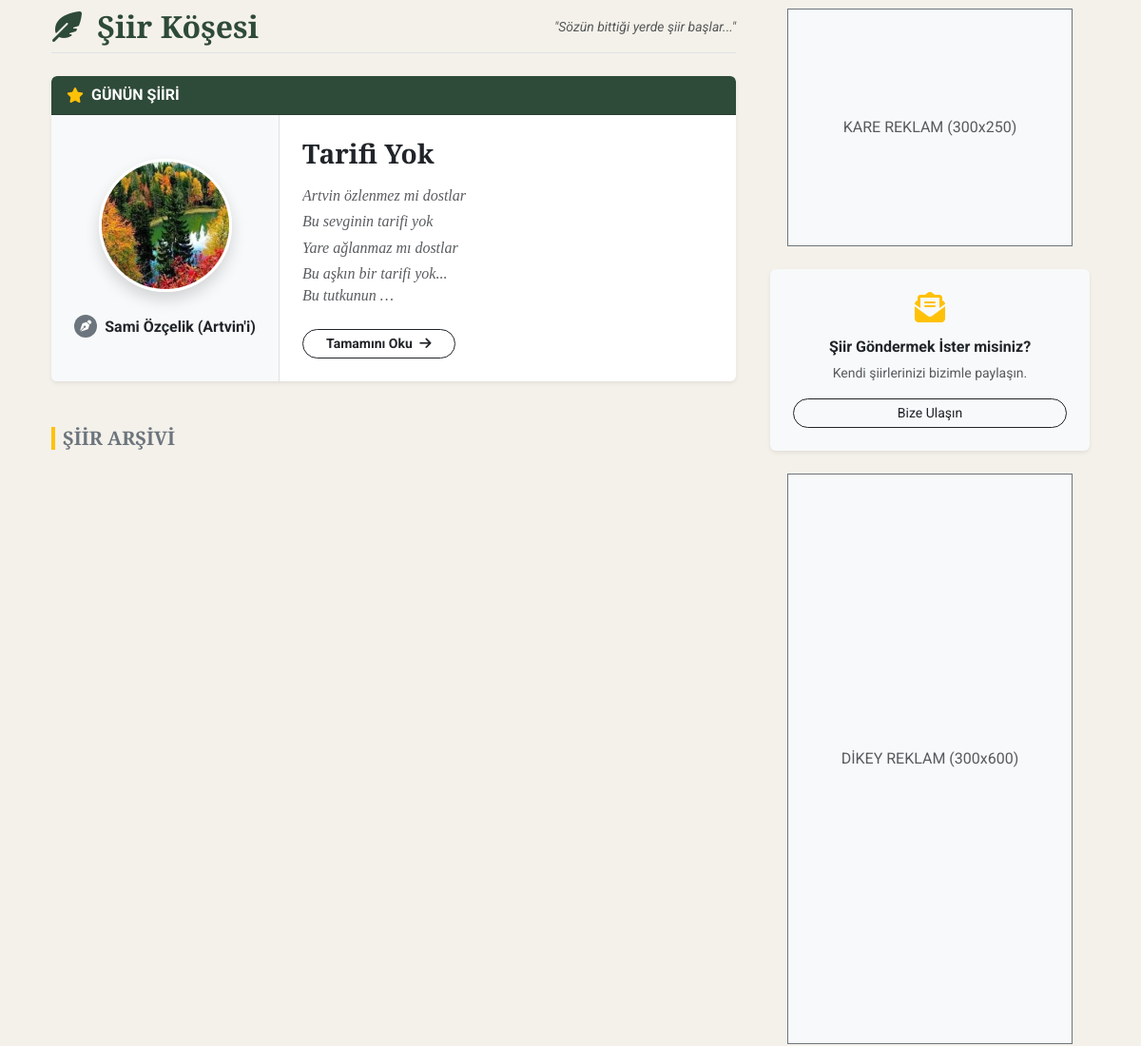
The app's page /siir-kosesi/ (middle part), older data.
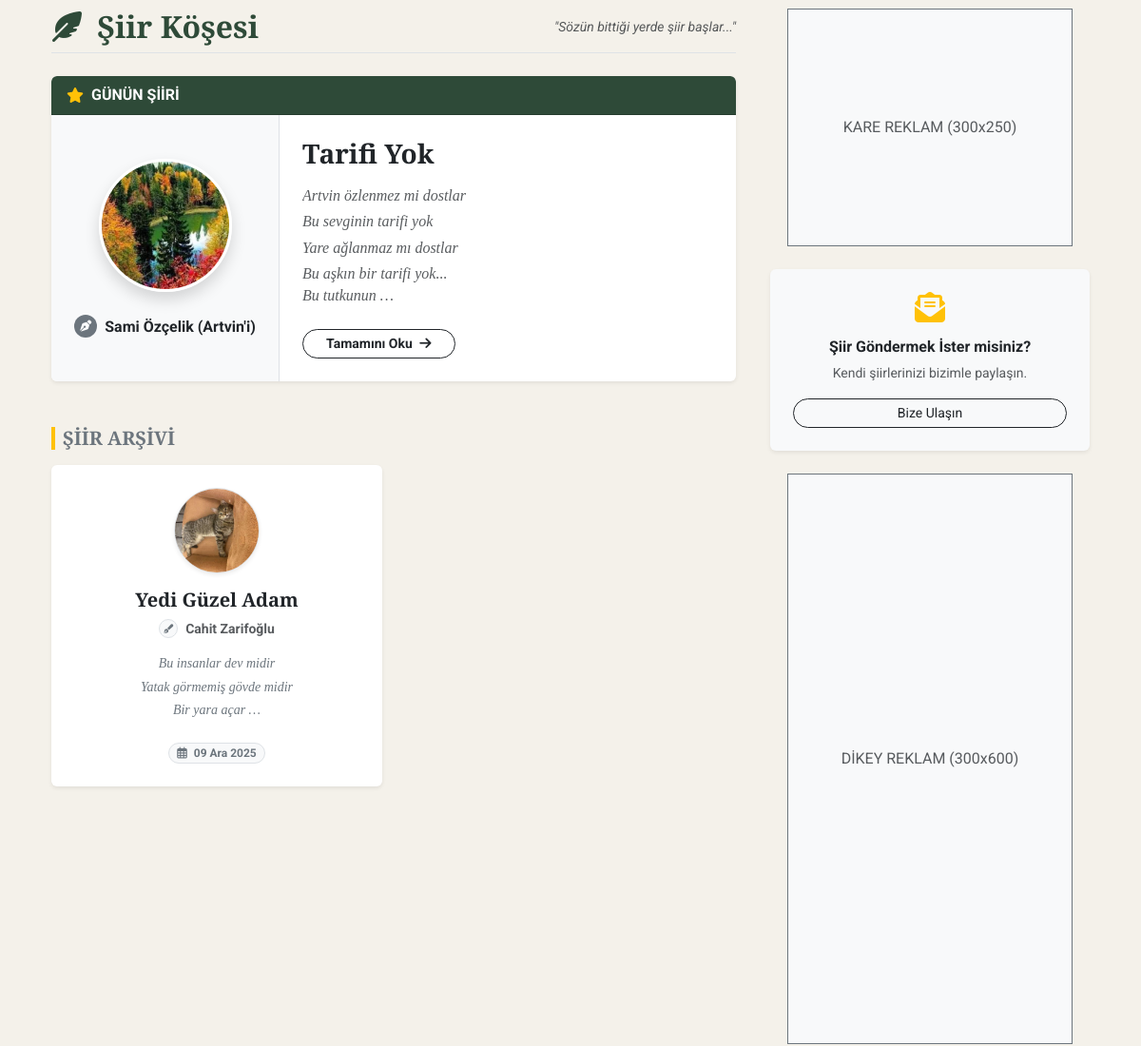
The same page, newer data.
### haberler/models.py (models this page shows, shortened)
class Siir(models.Model):
    baslik = models.CharField(max_length=200, verbose_name="Şiir Başlığı")
    sair = models.CharField(max_length=100, verbose_name="Şair")
    siir_metni = RichTextUploadingField(verbose_name="Şiir Metni")
    resim = ProcessedImageField(
        upload_to='siir_resimleri/',
        processors=[ResizeToFit(600, 600)],
        format='JPEG',
        options={'quality': 60},
        verbose_name="Şiir Görseli",
        blank=True
    )
    gunun_siiri_mi = models.BooleanField(default=False, verbose_name="Günün Şiiri Olarak Ayarla")
    yayin_tarihi = models.DateTimeField(default=timezone.now, verbose_name="Eklenme Tarihi")
    aktif_mi = models.BooleanField(default=True, verbose_name="Yayında mı?")
    class Meta: verbose_name_plural = "Şiir Köşesi"; ordering = ['-yayin_tarihi']

### haberler/views.py (the view)
# urls.py: path('siir-kosesi/', views.siir_listesi, name='siir_listesi'),
def siir_listesi(request):
    gunun_siiri = Siir.objects.filter(aktif_mi=True, gunun_siiri_mi=True).first()
    if not gunun_siiri:
        gunun_siiri = Siir.objects.filter(aktif_mi=True).last()
    if gunun_siiri:
        liste = Siir.objects.filter(aktif_mi=True).exclude(id=gunun_siiri.id).order_by('-yayin_tarihi')
    else:
        liste = Siir.objects.filter(aktif_mi=True).order_by('-yayin_tarihi')
    paginator = Paginator(liste, 9)
    sayfa_no = request.GET.get('page')
    siirler_sayfasi = paginator.get_page(sayfa_no)
    return render(request, 'siir_listesi.html', {
        'siirler': siirler_sayfasi,
        'gunun_siiri': gunun_siiri
    })

### haberler/views.py (called while the page is built)
def global_context(request):
    return {
        'global_kategoriler': Kategori.objects.all(),
        'global_ilceler': Ilce.objects.all(),
        'son_dakika': Haber.objects.filter(aktif_mi=True, son_dakika=True, yayin_tarihi__gte=timezone.now()-timedelta(hours=24)).order_by('-yayin_tarihi')
    }

### templates/siir_listesi.html (shortened to what this page needs)
{% extends 'base.html' %}
{% block content %}
<div class="container my-4">
    <div class="row">
        <div class="col-lg-8">
            <div class="d-flex align-items-center justify-content-between mb-4 border-bottom pb-2">
                <h2 class="fw-bold m-0" style="color: #2E4A38; font-family: 'Playfair Display', serif;">
                    <i class="fas fa-feather-alt me-2"></i> Şiir Köşesi
                </h2>
                <span class="text-muted fst-italic small d-none d-md-block">"Sözün bittiği yerde şiir başlar..."</span>
            </div>
            {% if gunun_siiri %}
            <div class="card shadow-sm mb-5 border-0 overflow-hidden">
                <div class="card-header text-white fw-bold d-flex align-items-center" style="background-color: #2E4A38;">
                    <i class="fas fa-star text-warning me-2"></i> GÜNÜN ŞİİRİ
                </div>
                <div class="card-body p-0">
                    <div class="row g-0">
                        <div class="col-md-4 bg-light border-end d-flex flex-column align-items-center justify-content-center p-4">
                            <div class="mb-3 position-relative">
                                {% if gunun_siiri.resim %}
                                    <img src="{{ gunun_siiri.resim.url }}" class="shadow border border-3 border-white" alt="{{ gunun_siiri.sair }}"
                                         style="width: 140px !important; height: 140px !important; object-fit: cover !important; border-radius: 50% !important; aspect-ratio: 1/1 !important; display: block;">
                                {% else %}
                                    <div class="bg-white shadow d-flex align-items-center justify-content-center" style="width: 140px; height: 140px; border-radius: 50%;">
                                        <i class="fas fa-image fa-3x text-secondary"></i>
                                    </div>
                                {% endif %}
                            </div>
                            <div class="d-flex align-items-center justify-content-center gap-2 mt-2 w-100 px-2">
                                <div class="rounded-circle bg-secondary text-white d-flex align-items-center justify-content-center flex-shrink-0" style="width: 24px; height: 24px;">
                                    <i class="fas fa-pen-nib" style="font-size: 12px;"></i>
                                </div>
                                <h6 class="fw-bold m-0 text-dark text-nowrap" style="font-size: 1rem;">{{ gunun_siiri.sair }}</h6>
                            </div>
                        </div>
                        <div class="col-md-8 p-4 d-flex flex-column justify-content-center">
                            <h3 class="card-title fw-bold mb-3" style="font-family: 'Playfair Display', serif; color: #000;">
                                <a href="{% url 'siir_detay' gunun_siiri.pk %}" class="text-dark text-decoration-none hover-link">{{ gunun_siiri.baslik }}</a>
                            </h3>
                            <div class="text-muted fst-italic mb-4 pe-3 siir-ozet-kutu" style="font-family: 'Georgia', serif; line-height: 1.4; max-height: 160px; overflow: hidden;">
                                {{ gunun_siiri.siir_metni|safe|truncatewords_html:20 }}
                            </div>
                            <a href="{% url 'siir_detay' gunun_siiri.pk %}" class="btn btn-outline-dark btn-sm rounded-pill px-4 fw-bold align-self-start">
                                Tamamını Oku <i class="fas fa-arrow-right ms-1"></i>
                            </a>
                        </div>
                    </div>
                </div>
            </div>
            {% endif %}
            <h5 class="fw-bold text-secondary mb-3 border-start border-4 border-warning ps-2">ŞİİR ARŞİVİ</h5>
            <div class="row row-cols-1 row-cols-md-2 g-4 mb-5">
                {% for siir in siirler %}
                <div class="col">
                    <div class="card h-100 border-0 shadow-sm hover-shadow transition-card text-center">
                        <div class="card-body p-4 d-flex flex-column align-items-center">
                            <div class="mb-3">
                                {% if siir.resim %}
                                    <img src="{{ siir.resim.url }}" class="border shadow-sm"
                                         style="width: 90px !important; height: 90px !important; object-fit: cover !important; border-radius: 50% !important; aspect-ratio: 1/1;">
                                {% else %}
                                    <div class="bg-light d-flex align-items-center justify-content-center border rounded-circle" style="width: 90px; height: 90px;">
                                        <i class="fas fa-feather text-muted fs-4"></i>
                                    </div>
                                {% endif %}
                            </div>
                            <h5 class="fw-bold mb-2 w-100 text-truncate px-2">
                                <a href="{% url 'siir_detay' siir.pk %}" class="text-dark text-decoration-none stretched-link">{{ siir.baslik }}</a>
                            </h5>
                            <div class="d-flex align-items-center justify-content-center gap-2 mb-3">
                                <div class="rounded-circle bg-light border text-secondary d-flex align-items-center justify-content-center" style="width: 20px; height: 20px;">
                                    <i class="fas fa-pen-fancy" style="font-size: 10px;"></i>
                                </div>
                                <small class="text-muted fw-bold">{{ siir.sair }}</small>
                            </div>
                            <div class="text-secondary small fst-italic px-2 mb-3 w-100 siir-ozet-kutu"
                                 style="font-family: 'Georgia', serif; line-height: 1.4; height: 5.5em; overflow: hidden;">
                                {{ siir.siir_metni|safe|truncatewords_html:12 }}
                            </div>
                            <span class="badge bg-light text-secondary border rounded-pill small mt-auto">
                                <i class="far fa-calendar-alt me-1"></i> {{ siir.yayin_tarihi|date:"d M Y" }}
                            </span>
                        </div>
                    </div>
                </div>
                {% endfor %}
            </div>
        </div>
        <div class="col-lg-4 ps-lg-4">
            <div class="mb-4 text-center">
                <div class="bg-light d-flex align-items-center justify-content-center border border-secondary mx-auto" style="width: 300px; height: 250px; border-style: dashed;">
                    <span class="text-muted">KARE REKLAM (300x250)</span>
                </div>
            </div>
            <div class="card border-0 shadow-sm mb-4 bg-light">
                <div class="card-body text-center p-4">
                    <i class="fas fa-envelope-open-text fa-2x text-warning mb-3"></i>
                    <h6 class="fw-bold text-dark">Şiir Göndermek İster misiniz?</h6>
                    <p class="small text-muted mb-3">Kendi şiirlerinizi bizimle paylaşın.</p>
                    <a href="{% url 'iletisim' %}" class="btn btn-outline-dark btn-sm rounded-pill w-100">Bize Ulaşın</a>
                </div>
            </div>
            <div class="mb-4 text-center sticky-top" style="top: 20px;">
                <div class="bg-light d-flex align-items-center justify-content-center border border-secondary mx-auto" style="width: 300px; height: 600px; border-style: dashed;">
                    <span class="text-muted">DİKEY REKLAM (300x600)</span>
                </div>
            </div>
        </div>
    </div>
</div>
{% endblock %}

### templates/base.html (shortened to what this page needs)
<!DOCTYPE html>
<html lang="tr">
<head>
    <link href="https://cdn.jsdelivr.net/npm/bootstrap@5.3.0/dist/css/bootstrap.min.css" rel="stylesheet">
    <link rel="stylesheet" href="https://cdnjs.cloudflare.com/ajax/libs/font-awesome/6.4.0/css/all.min.css">
</head>
<body>
    <div class="container icerik-alani mt-4">{% block content %} {% endblock %}</div>
</body>
</html>

### templates/base.html (style rules this page uses)
:root { --ahsap-koyu: #3E2723; --artvin-yesil: #2E4A38; --kagit-krem: #F4F1EA; --altin-detay: #D4AF37; }
body { background-color: var(--kagit-krem); font-family: 'Roboto', sans-serif; min-height: 100vh; display: flex; flex-direction: column; }
h1, h2, h3, h4, h5 { font-family: 'Playfair Display', serif; }
.icerik-alani { flex: 1; }
img { max-width: 100% !important; height: auto !important; }

### templates/siir_listesi.html (style rules this page uses)
.transition-card { transition: all 0.3s ease; }
.siir-ozet-kutu p { margin-bottom: 0 !important; }

Row changes from the older to the newer data that the page shows:
added Siir: resim (picture), baslik "Yedi Güzel Adam", sair "Cahit Zarifoğlu", siir_metni "Bu insanlar dev midir Yatak görmemiş gövde midir Bir yara açar …", yayin_tarihi "09 Ara 2025"
